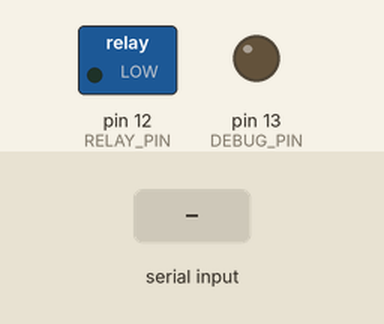
A sketch run on a simulated Arduino Uno, built with avr-gcc and run on an emulated ATmega328P. Shown: switched loads named in the sketch (green lamp = pin HIGH), output pins drawn as LEDs (lit = HIGH). The inputs (shaded band) are chosen by the test bench.

Above: at 1.2 s.
1.3 s: "1" received over Serial
At 2.2 s:
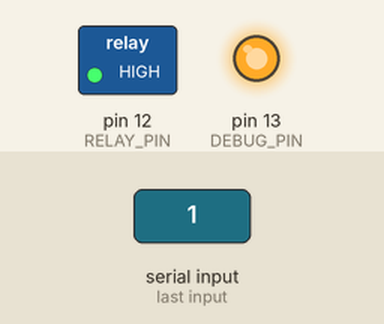
2.8 s: "0" received over Serial
At 3.4 s:
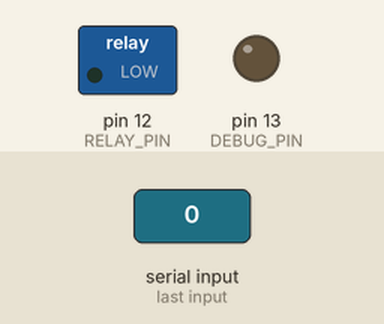
Timing chart, 0 to 5.8 s (numbered marks = the images above; inputs shaded):
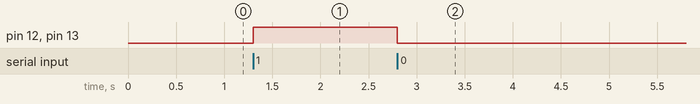

Measured:
- after the input at 1.3 s, pin 12 (RELAY_PIN), pin 13 (DEBUG_PIN): LOW → HIGH at once
- after the input at 2.8 s, pin 12 (RELAY_PIN), pin 13 (DEBUG_PIN): HIGH → LOW at once

The sketch:

relay_control.ino
```cpp
#define DEBUG 1

#define RELAY_PIN 12
#define DEBUG_PIN 13

void setup() {
  // put your setup code here, to run once:

  // Optional debug pin, just to show a light
  // when we have power to the relay
  if (DEBUG)
  {
    // initialize digital pin 13 as an output
    pinMode(DEBUG_PIN, OUTPUT);
  }

  // initialize relay pin as an output
  pinMode(RELAY_PIN, OUTPUT);

  // start serial port at 9600 bps:
  Serial.begin(9600);
  while (!Serial)
  {
    ; // wait for serial port to connect. Needed for native USB port only
  }
}

void loop() {
  // put your main code here, to run repeatedly:

  int inByte = 0;         // incoming serial byte

  // Read data off serial
  if (Serial.available() > 0)
  {
    // get incoming byte:
    inByte = Serial.read();
    if (inByte == '0')
    {
      send_signal(LOW);
    }
    else if (inByte == '1')
    {
      send_signal(HIGH);
    }
  }
}

void send_signal(int voltage)
{
  if (DEBUG)
  {
    digitalWrite(DEBUG_PIN, voltage);
  }
  digitalWrite(RELAY_PIN, voltage);
}
```
